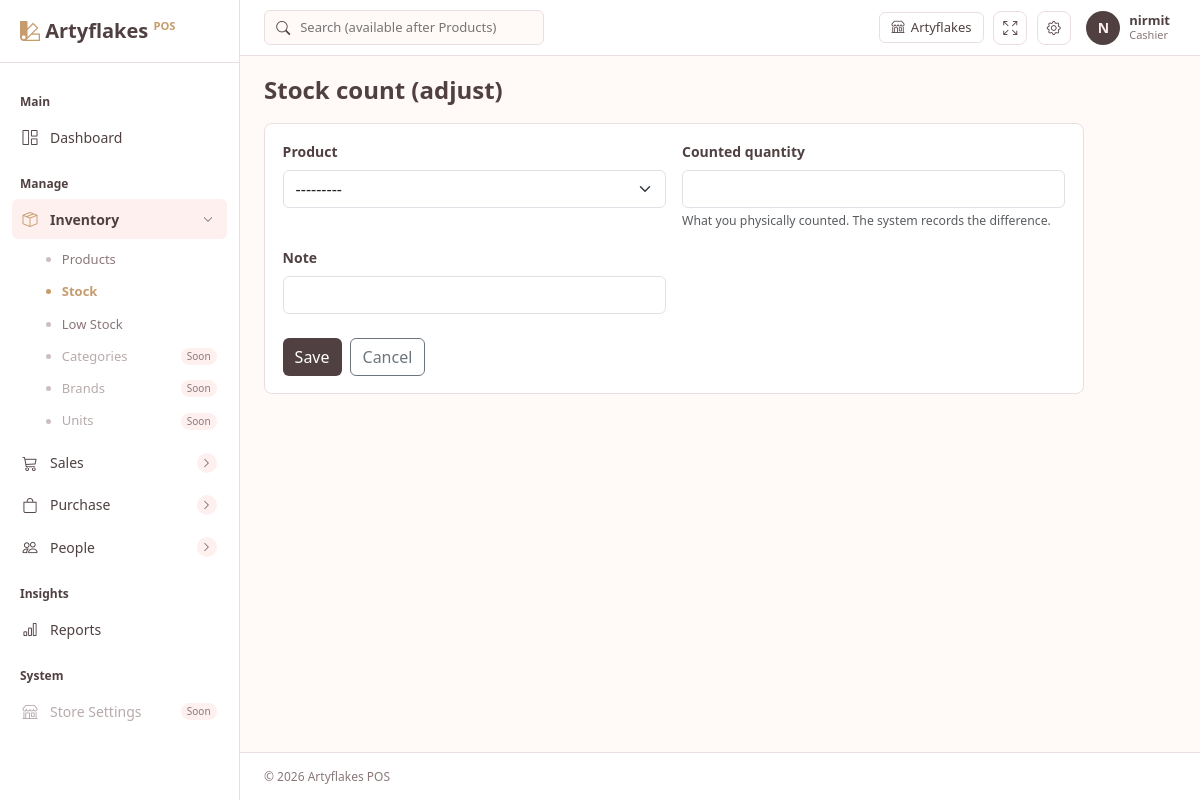
/inventory/stock/count/ (signed in), run on the app's committed database.
### accounts/models.py (models this page shows)
class User(AbstractUser):
    class Role(models.TextChoices):
        ADMIN = "admin", "Admin"
        CASHIER = "cashier", "Cashier"
    role = models.CharField(max_length=20, choices=Role.choices, default=Role.CASHIER)
    phone = models.CharField(max_length=15, blank=True)
    @property
    def is_admin_role(self):
        return self.is_superuser or self.role == self.Role.ADMIN

### inventory/views.py (the view, shortened to what this page needs)
# urls.py: path("stock/count/", views.StockEntry.as_view(kind="count"), name="stock_count"),
class StockEntry(AdminRequiredMixin, FormView):
    template_name = "inventory/form.html"
    success_url = STOCK_URL
    kind = None
    form_classes = {"add": AddStockForm, "count": CountForm, "damage": DamageForm}
    titles = {"add": "Add stock", "count": "Stock count (adjust)", "damage": "Damage / loss"}
    def get_form_class(self):
        return self.form_classes[self.kind]
    def get_initial(self):
        initial = super().get_initial()
        pk = self.request.GET.get("product", "")
        if pk.isdigit():
            initial["product"] = pk
        return initial
    def get_context_data(self, **kwargs):
        ctx = super().get_context_data(**kwargs)
        ctx.update(title=self.titles[self.kind], back_url=self.success_url)
        return ctx

### inventory/forms.py
class CountForm(_StockForm):
    counted = forms.DecimalField(
        min_value=Decimal("0"), max_digits=12, decimal_places=3,
        label="Counted quantity",
        help_text="What you physically counted. The system records the difference.",
    )

### core/permissions.py (called while the page is built)
    def test_func(self):
        return self.request.user.is_authenticated and self.request.user.is_admin_role

### inventory/forms.py (called while the page is built)
def _style(form):
    for field in form.fields.values():
        w = field.widget
        if isinstance(w, forms.CheckboxInput):
            w.attrs["class"] = "form-check-input"
        elif isinstance(w, forms.Select):
            w.attrs["class"] = "form-select"
        else:
            w.attrs["class"] = "form-control"

    def label_from_instance(self, obj):
        return f"{obj.name} ({obj.code})"

### templates/inventory/form.html (shortened to what this page needs)
{% extends "base.html" %}
{% block content %}
<div class="page-head">
  <div><h3>{{ title }}</h3></div>
</div>
<div class="panel" style="max-width: 820px;">
  <div class="panel-body">
    <form method="post" novalidate>
      <div class="row g-3">
        {% for field in form %}
        <div class="{% if field.name == 'name' %}col-12{% else %}col-md-6{% endif %}">
          {% if field.field.widget.input_type == 'checkbox' %}
            <div class="form-check mt-4">
              {{ field }}
              <label class="form-check-label" for="{{ field.id_for_label }}">{{ field.label }}</label>
            </div>
          {% else %}
            <label class="form-label fw-semibold" for="{{ field.id_for_label }}">{{ field.label }}</label>
            {{ field }}
          {% endif %}
          {% if field.help_text %}<div class="form-text">{{ field.help_text }}</div>{% endif %}
        </div>
        {% endfor %}
      </div>
      <div class="mt-4 d-flex gap-2">
        <button class="btn btn-brand" type="submit">Save</button>
        <a class="btn btn-outline-secondary" href="{{ back_url }}">Cancel</a>
      </div>
    </form>
  </div>
</div>
{% endblock %}

### templates/base.html (shortened to what this page needs)
{% load static %}
<!DOCTYPE html>
<html lang="en">
<head>
  <link href="https://cdn.jsdelivr.net/npm/bootstrap@5.3.3/dist/css/bootstrap.min.css" rel="stylesheet">
  <link href="https://cdn.jsdelivr.net/npm/bootstrap-icons@1.11.3/font/bootstrap-icons.min.css" rel="stylesheet">
  <link href="{% static 'css/app.css' %}" rel="stylesheet">
</head>
<body>
{% if user.is_authenticated %}
<div class="app-shell">
  <aside class="sidebar" id="sidebar">
    <div class="sidebar-brand">
      <i class="bi bi-palette2"></i> Artyflakes <span>POS</span>
    </div>
    <nav class="sidebar-nav">
      <div class="nav-label">Main</div>
      <a class="side-link {% if request.resolver_match.view_name == 'dashboard:home' %}active{% endif %}" href="{% url 'dashboard:home' %}">
        <i class="bi bi-grid-1x2"></i> Dashboard
      </a>
      <div class="nav-label">Manage</div>
      {% with inv=request.resolver_match.app_name pu=request.resolver_match.url_name %}
      <button class="side-link nav-toggle {% if inv != 'inventory' %}collapsed{% endif %}" type="button" data-bs-toggle="collapse" data-bs-target="#grpInventory" aria-expanded="{% if inv == 'inventory' %}true{% else %}false{% endif %}">
        <i class="bi bi-box-seam"></i> Inventory
        <span class="chev"><i class="bi bi-chevron-right"></i></span>
      </button>
      <div class="collapse {% if inv == 'inventory' %}show{% endif %}" id="grpInventory">
        <div class="sub-list">
          <a class="sub-link {% if inv == 'inventory' and pu|slice:':7' == 'product' or pu|slice:':5' == 'group' %}active{% endif %}" href="{% url 'inventory:product_list' %}">Products</a>
          <a class="sub-link {% if pu|slice:':5' == 'stock' or pu == 'movement_list' %}{% if request.GET.filter != 'low' %}active{% endif %}{% endif %}" href="{% url 'inventory:stock_list' %}">Stock</a>
          <a class="sub-link {% if pu == 'stock_list' and request.GET.filter == 'low' %}active{% endif %}" href="{% url 'inventory:stock_list' %}?filter=low">Low Stock</a>
          <span class="sub-link disabled">Categories <em>Soon</em></span>
          <span class="sub-link disabled">Brands <em>Soon</em></span>
          <span class="sub-link disabled">Units <em>Soon</em></span>
        </div>
      </div>
      {% endwith %}
      <button class="side-link nav-toggle collapsed" type="button" data-bs-toggle="collapse" data-bs-target="#grpSales" aria-expanded="false">
        <i class="bi bi-cart3"></i> Sales
        <span class="chev"><i class="bi bi-chevron-right"></i></span>
      </button>
      <button class="side-link nav-toggle collapsed" type="button" data-bs-toggle="collapse" data-bs-target="#grpPurchase" aria-expanded="false">
        <i class="bi bi-bag"></i> Purchase
        <span class="chev"><i class="bi bi-chevron-right"></i></span>
      </button>
      {% if user.is_admin_role %}
      {% with pa=request.resolver_match.app_name %}
      <button class="side-link nav-toggle {% if pa != 'people' %}collapsed{% endif %}" type="button" data-bs-toggle="collapse" data-bs-target="#grpPeople" aria-expanded="{% if pa == 'people' %}true{% else %}false{% endif %}">
        <i class="bi bi-people"></i> People
        <span class="chev"><i class="bi bi-chevron-right"></i></span>
      </button>
      {% endwith %}
      {% endif %}
      {% if user.is_admin_role %}
      <div class="nav-label">Insights</div>
      <a class="side-link {% if request.resolver_match.app_name == 'reports' %}active{% endif %}" href="{% url 'reports:index' %}">
        <i class="bi bi-bar-chart"></i> Reports
      </a>
      {% endif %}
      <div class="nav-label">System</div>
      <a class="side-link disabled"><i class="bi bi-shop"></i> Store Settings <em>Soon</em></a>
    </nav>
  </aside>
  <div class="main-area">
    <header class="topbar">
      <div class="topbar-search d-none d-md-flex">
        <i class="bi bi-search"></i>
        <input type="text" placeholder="Search (available after Products)" disabled>
      </div>
      <div class="topbar-right">
                <a class="store-chip d-none d-md-inline-flex" href="{% url 'pos:screen' %}" title="Open POS"><i class="bi bi-shop"></i> Artyflakes</a>
        <button class="icon-btn" id="fullscreenBtn" title="Full screen"><i class="bi bi-arrows-fullscreen"></i></button>
        {% if user.is_admin_role %}
        <a class="icon-btn" href="{% url 'admin:index' %}" title="Admin panel"><i class="bi bi-gear"></i></a>
        {% endif %}
        <div class="dropdown">
          <button class="profile-btn" data-bs-toggle="dropdown">
            <span class="avatar">{{ user.username|slice:":1"|upper }}</span>
            <span class="d-none d-md-block text-start lh-1">
              <strong>{{ user.get_full_name|default:user.username }}</strong>
              <small>{{ user.get_role_display }}</small>
            </span>
          </button>
        </div>
      </div>
    </header>
    <main class="content">
      {% block content %}{% endblock %}
    </main>
    <footer class="app-footer">© {% now "Y" %} Artyflakes POS</footer>
  </div>
</div>
{% else %}
  {% block auth_content %}{% endblock %}
{% endif %}
</body>
</html>

### data on the page
User: username "N", get_full_name "nirmit", role "Cashier"

### other printed values
{{ title }} "Stock count (adjust)"
{{ field.label }} "Product" "Counted quantity" "Note"
{{ field.help_text }} "What you physically counted. The system records the difference."
